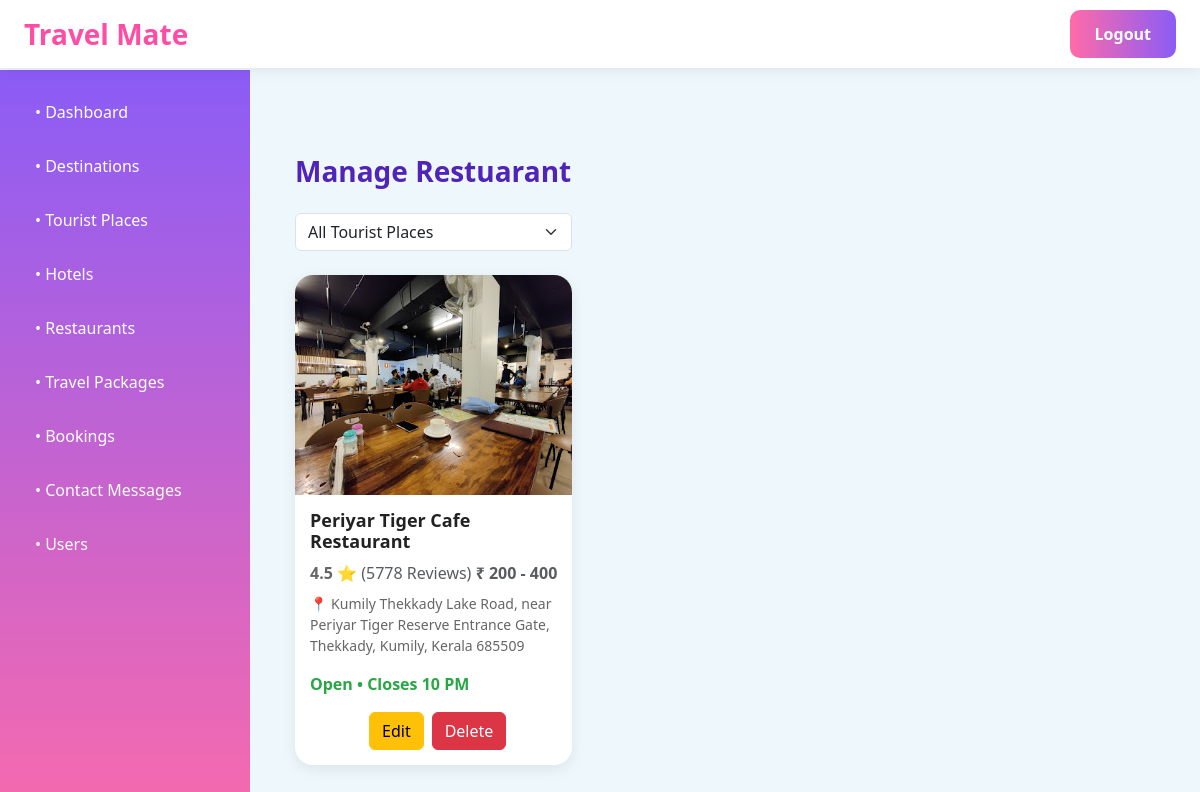
Screenshot of /admin_view_restuarant with the database file from the repository.
### travelmate/models.py (models this page shows, shortened)
class Restaurant(models.Model):
    touristplace = models.ForeignKey(TouristPlace, on_delete=models.CASCADE, related_name='restaurants')
    name = models.CharField(max_length=200)
    image = models.ImageField(upload_to='restaurants/')
    rating = models.FloatField()
    rating_count = models.IntegerField()
    price_range = models.CharField(max_length=50)
    location = models.TextField()
    google_map_link = models.URLField()
    is_open = models.BooleanField(default=True)
    closing_time = models.CharField(max_length=20,blank=True,null=True)

### travelmate/views.py (the view)
# urls.py: path('admin_view_restuarant', views.admin_view_restuarant, name='admin_view_restuarant'),
def admin_view_restuarant(request):
    places = TouristPlace.objects.all()
    place_id = request.GET.get('place')
    restaurant = Restaurant.objects.select_related('touristplace')
    if place_id:
        restaurant = restaurant.filter(touristplace_id=place_id)
    context = {
        'restaurant': restaurant,
        'places': places,
        'selected_place': place_id
    }
    return render(request, 'adminPage/view_restuarant.html', context)

### travelmate/templates/adminPage/view_restuarant.html (shortened to what this page needs)
{% extends 'adminPage/admin_base.html' %}
{% load static %}
{% block extra_css %}
    <link rel="stylesheet" href="{% static 'css/tourplace.css' %}">
{% endblock %}
{% block content %}
<div class="main-content">
    <div id="restaurants-section">
        <h3 class="section-title mb-4">
            Manage Restuarant
        </h3>
        <div class="row mb-4">
            <div class="col-md-4">
                <form method="GET">
                    <select name="place"
                            class="form-select"
                            onchange="this.form.submit()">
                        <option value="">
                            All Tourist Places
                        </option>
                    </select>
                </form>
            </div>
        </div>
        <div class="row mt-4">
            {% for r in restaurant %}
            <div class="col-md-4 mb-4">
                <a href="{{ r.google_map_link }}" target="_blank" style="text-decoration:none; color:inherit;">
                    <div class="restaurant-card">
                        <img src="{{ r.image.url }}" class="restaurant-img">
                        <div class="restaurant-content">
                            <h5 class="restaurant-title">{{ r.name }}</h5>
                            <div class="d-flex justify-content-between align-items-center mb-2">
                                <div>
                                    <span class="rating">{{ r.rating }}  ⭐ </span>
                                    <span class="text-muted">({{ r.rating_count }} Reviews)</span>
                                </div>
                                <div class="text-muted fw-semibold">
                                    ₹ {{ r.price_range }}
                                </div>
                            </div>
                            <p class="location">📍 {{ r.location }}</p>
                            {% if r.is_open %}
                                <p class="open-status">
                                    Open • Closes {{ r.closing_time }}
                                </p>
                            {% else %}
                                <p class="closed-status">
                                    Closed
                                </p>
                            {% endif %}
                            <div class="d-flex justify-content-center gap-2 mt-3">
                                <a href="{% url 'edit_restaurant' r.id %}" class="btn btn-warning">
                                    Edit
                                </a>
                                <button class="btn btn-danger" onclick="confirmDelete('{{ r.id }}')">
                                    Delete
                                </button>
                            </div>
                        </div>
                    </div>
                </a>
            </div>
            {% empty %}
                <p>No restaurants found.</p>
            {% endfor %}
        </div>
    </div>
</div>
{% endblock %}

### travelmate/static/css/admin_base.css (style rules this page uses)
body { background:#eef7fb; font-family:'Segoe UI',sans-serif; }
.main-content { margin-left: 270px; margin-top: 90px; padding: 25px; }

### travelmate/static/css/tourplace.css (style rules this page uses)
.restaurant-card { background:white; border-radius:18px; overflow:hidden; box-shadow:0 4px 15px rgba(0,0,0,0.08); transition:.3s; height:100%; }
.restaurant-img { width:100%; height:220px; object-fit:cover; }
.restaurant-content { padding:15px; }
.restaurant-title { font-size:18px; font-weight:700; color:#222; }
.rating { color:#666; font-weight:600; }
.location { color:#666; font-size:14px; }
.open-status { color:#28a745; font-weight:600; }
.section-title { margin-top:40px; font-weight:600; color:#5024b8; }

### rows the page displays
Restaurant: image (picture), name "Periyar Tiger Cafe Restaurant", rating "4.5", rating_count "5778", price_range "200 - 400", location "Kumily Thekkady Lake Road, near Periyar Tiger Reserve Entrance Gate, Thekkady, Kumily, Kerala 685509", closing_time "10 PM"
